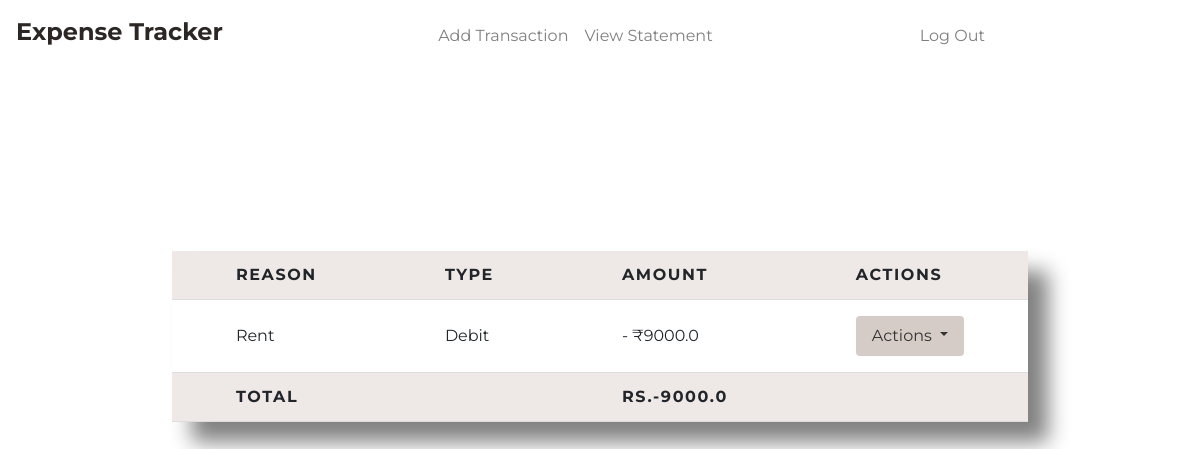
Screenshot of /statement (signed in) with the database file from the repository.
### tables this page shows
CREATE TABLE transactions (id INTEGER PRIMARY KEY AUTOINCREMENT NOT NULL,
	 									user_id integer NOT NULL, reason type text NOT NULL,
	 									type text NOT NULL,amount double precision NOT NULL,
										timestamp timestamp NOT NULL DEFAULT CURRENT_TIMESTAMP);

### app.py (the view)
@app.route('/statement', methods=['GET'])
@login_required
def statement():
    user_id = session["user_id"]
    sql_query = "SELECT * FROM transactions WHERE user_id = :user_id"
    variables = {"user_id": user_id}
    rows = q.sql_select_query(db, sql_query, variables)
    sql_query = "SELECT balance FROM users WHERE id = :user_id"
    variables = {"user_id": user_id}
    balance_row = q.sql_select_query(db, sql_query, variables)
    balance = 0
    for record in rows:
        if record["type"] == "C":
            balance += record["amount"]
        elif record["type"] == "D":
            balance -= record["amount"]
    return render_template("statement.html", records=rows, balance=balance)

### Queries.py (called while the page is built)
def sql_select_query(conn, query, var):
	cur = conn.cursor()
	cur.execute(query,var)
	rows = cur.fetchall()
	return rows

### helper.py (called while the page is built)
def login_required(f):
	@wraps(f)
	def decorated_function(*args, **kwargs):
		if session.get("user_id") is None:
			return redirect("/login")
		return f(*args, **kwargs)
	return decorated_function

### templates/statement.html (shortened to what this page needs)
{% extends "layout.html" %}
{% block main %}
<center>
    <br>
    <br>
    <br>
    <div id="statement">
        <table id="statement-table">
            <thead>
                <th > Reason </th>
                <th > Type </th>
                <th > Amount </th>
                <th > Actions </th>
            </thead>
            <tbody>
                {% for record in records %}
                    <tr>
                        <td>{{ record.reason }}</td>
                        <td>
                            {% if 'C' == record.type %}
                                {{ "Credit" }}
                            {% else %}
                                {{ "Debit" }}
                            {% endif %}
                        </td>
                        <td>
                            {% if record.type == 'C' %}
                                {{ "+ ₹" + record.amount|string }}
                            {% else %}
                                {{ "- ₹" + record.amount|string }}
                            {% endif %}
                        </td>
                        <td>
                            <div class="dropdown">
                                <button class="btn btn-secondary dropdown-toggle" type="button" id="dropdownMenuButton" data-toggle="dropdown" aria-haspopup="true" aria-expanded="false">
                                    Actions
                                </button>
                            </div>
                        </td>
                    </tr>
                {% endfor %}
            </tbody>
            <tfoot>
                <th scope="col">Total</th>
                <th scope="col"></th>
                <th scope="col">{{ "Rs." + balance|string }}</th>
                <th scope="col"></th>
            </tfoot>
        </table>
    </div>
</center>
{% endblock %}

### static/styles.css (style rules this page uses)
:root { --primary-color: #d6ccc7; --text-dark: #2c2724; --white: #ffffff; --max-width: 1200px; }
* { padding: 0; margin: 0; box-sizing: border-box; }
.btn { outline: none; border: none; transition: 0.3s; cursor: pointer; }
body { font-family: "Montserrat", sans-serif; }
#statement { display: grid; height: 50vh; justify-content: center; align-items: center; }
#statement-table { width: 100%; border-collapse: collapse; box-shadow: 20px 20px 20px 0.1px grey; border-spacing: 0; }
#statement-table th, #statement-table td { padding: 1rem 4rem; text-align: left; border-bottom: 1px solid #ddd; }
#statement-table th { padding: 0.75rem 4rem; background-color: #eee9e7; font-weight: bold; letter-spacing: 0.1rem; text-transform: uppercase; }
.dropdown-toggle { background-color: #d6ccc7; color: #333; border: none; padding: 8px 16px; border-radius: 4px; cursor: pointer; }

### rows the page displays
transactions: reason "Rent", value "Debit", amount "- ₹9000.0"

### other values shown
{{ "Rs." + balance|string }} "RS.-9000.0"
